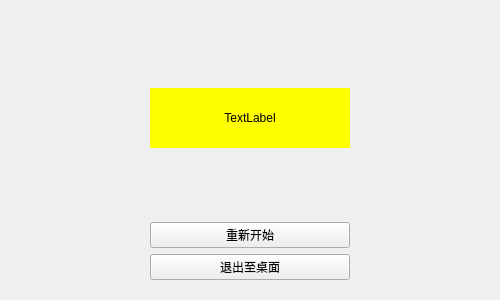
<?xml version="1.0" encoding="UTF-8"?>
<ui version="4.0">
 <class>VictoryScene</class>
 <widget class="QWidget" name="VictoryScene">
  <property name="geometry">
   <rect>
    <x>0</x>
    <y>0</y>
    <width>500</width>
    <height>300</height>
   </rect>
  </property>
  <property name="minimumSize">
   <size>
    <width>500</width>
    <height>300</height>
   </size>
  </property>
  <property name="windowTitle">
   <string>Form</string>
  </property>
  <property name="styleSheet">
   <string notr="true">background-image: url(:/scene/res/background/victoryscene.jpg);</string>
  </property>
  <layout class="QHBoxLayout" name="horizontalLayout">
   <item>
    <widget class="QWidget" name="widget" native="true">
     <property name="maximumSize">
      <size>
       <width>500</width>
       <height>300</height>
      </size>
     </property>
     <property name="styleSheet">
      <string notr="true"/>
     </property>
     <layout class="QGridLayout" name="gridLayout">
      <item row="1" column="1">
       <widget class="QLabel" name="winnerText">
        <property name="minimumSize">
         <size>
          <width>200</width>
          <height>60</height>
         </size>
        </property>
        <property name="styleSheet">
         <string notr="true">font: 500 14pt &quot;Minecraft&quot;;
background-color: rgb(255, 255, 0);</string>
        </property>
        <property name="text">
         <string>TextLabel</string>
        </property>
        <property name="alignment">
         <set>Qt::AlignCenter</set>
        </property>
        <property name="margin">
         <number>2</number>
        </property>
       </widget>
      </item>
      <item row="3" column="2">
       <spacer name="horizontalSpacer_2">
        <property name="orientation">
         <enum>Qt::Horizontal</enum>
        </property>
        <property name="sizeHint" stdset="0">
         <size>
          <width>121</width>
          <height>20</height>
         </size>
        </property>
       </spacer>
      </item>
      <item row="3" column="1">
       <widget class="QPushButton" name="restart">
        <property name="text">
         <string>重新开始</string>
        </property>
       </widget>
      </item>
      <item row="4" column="0">
       <spacer name="horizontalSpacer_3">
        <property name="orientation">
         <enum>Qt::Horizontal</enum>
        </property>
        <property name="sizeHint" stdset="0">
         <size>
          <width>122</width>
          <height>20</height>
         </size>
        </property>
       </spacer>
      </item>
      <item row="2" column="1">
       <spacer name="verticalSpacer">
        <property name="orientation">
         <enum>Qt::Vertical</enum>
        </property>
        <property name="sizeHint" stdset="0">
         <size>
          <width>20</width>
          <height>40</height>
         </size>
        </property>
       </spacer>
      </item>
      <item row="3" column="0">
       <spacer name="horizontalSpacer">
        <property name="orientation">
         <enum>Qt::Horizontal</enum>
        </property>
        <property name="sizeHint" stdset="0">
         <size>
          <width>122</width>
          <height>20</height>
         </size>
        </property>
       </spacer>
      </item>
      <item row="4" column="1">
       <widget class="QPushButton" name="quit">
        <property name="text">
         <string>退出至桌面</string>
        </property>
       </widget>
      </item>
      <item row="4" column="2">
       <spacer name="horizontalSpacer_4">
        <property name="orientation">
         <enum>Qt::Horizontal</enum>
        </property>
        <property name="sizeHint" stdset="0">
         <size>
          <width>121</width>
          <height>20</height>
         </size>
        </property>
       </spacer>
      </item>
      <item row="0" column="1">
       <spacer name="verticalSpacer_2">
        <property name="orientation">
         <enum>Qt::Vertical</enum>
        </property>
        <property name="sizeHint" stdset="0">
         <size>
          <width>20</width>
          <height>40</height>
         </size>
        </property>
       </spacer>
      </item>
     </layout>
    </widget>
   </item>
  </layout>
 </widget>
 <resources/>
 <connections/>
</ui>
